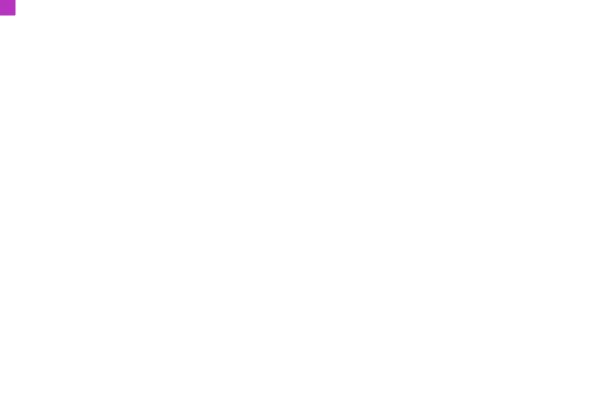
Frame 1 (no input)
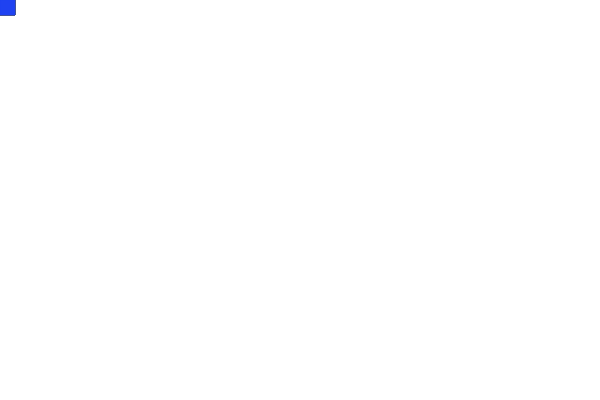
Frame 60 (no input)
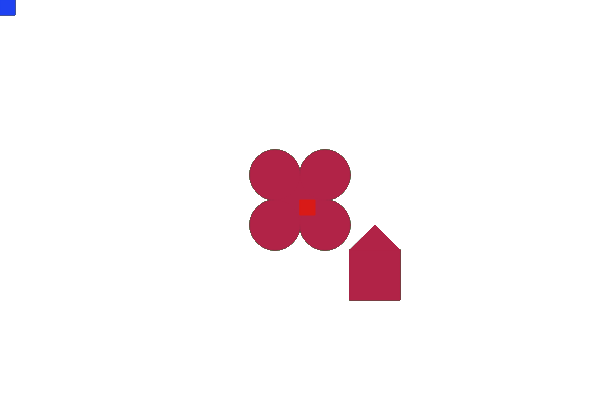
Frame 120 (the mouse pressed at the canvas centre since frame 60)

The p5.js sketch that drew these frames (run headless with seeded random() and noise() and a simulated clock; from frame 60 on, the mouse is pressed at the canvas centre):

// p5.js sketch
// ── sketch.js
var img;
function preload() {

}
// Mise en place du code
function setup() {
  let c = createCanvas(600, 400);

  // background(loadImage);
  //c.elt.style.border = '5px solid black';//

}
// Dessin
function draw() {
  let couleur_particules = color(random(255), random(255), random(255));
  if (mouseIsPressed) {
     ellipse(mouseX, mouseY, 50);
    ellipse(mouseX+25, mouseY+25, 50);
    ellipse(mouseX+25, mouseY-25, 50);
    ellipse(mouseX-25, mouseY-25, 50);
    ellipse(mouseX-25, mouseY+25, 50);
    square(mouseX+50, mouseY+50, 50);
    triangle(mouseX+50, mouseY+50, mouseX+75, mouseY+25, mouseX+100, mouseY+50);


  }
  let taille = random(90);;
  stroke( couleur_particules);
  fill(couleur_particules);
  square(mouseX, mouseY, 15)

}
